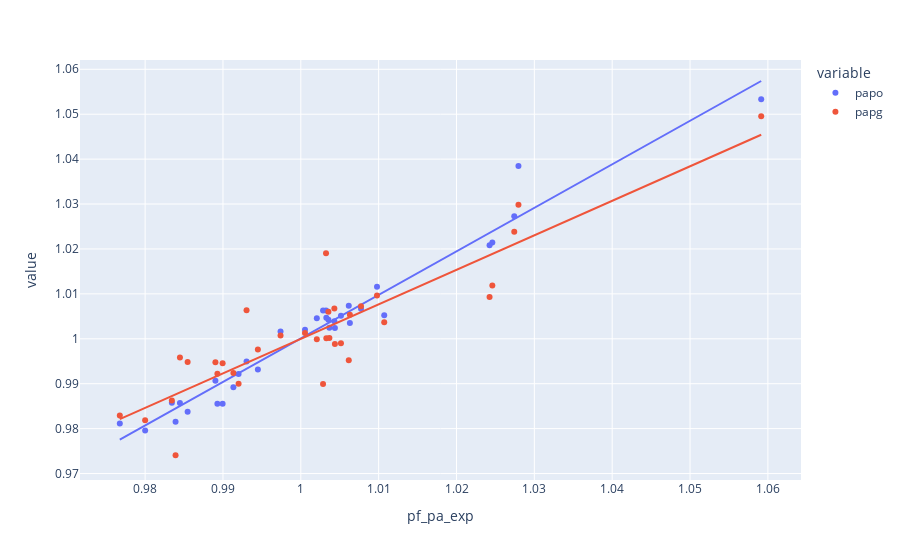

Notebook source saved alongside this figure:
### Code cell
# How does the adjusted-OBP estimate of PA adjustment do against observed PA/out and PA/game?
px.scatter(pfs.reset_index(), y=['papo', 'papg'], x='pf_pa_exp', trendline="ols", hover_name='park_id')

### Figure 1 — Plotly figure (JSON) as saved in the notebook; plotly's stock layout.template omitted (floating-point values rounded to 4 significant figures)
{"data": [{"hovertemplate": "<b>%{hovertext}</b><br><br>variable=papo<br>pf_pa_exp=%{x}<br>value=%{y}<extra></extra>", "hovertext": ["ANA01", "ARL02", "ARL03", "ATL02", "ATL03", "BAL12", "BOS07", "BUF05", "CHI11", "CHI12", "CIN09", "CLE08", "DEN02", "DET05", "HOU03", "KAN06", "LOS03", "MIA01", "MIA02", "MIL06", "MIN04", "NYC20", "NYC21", "OAK01", "PHI13", "PHO01", "PIT08", "SAN02", "SEA03", "SFO03", "STL10", "STP01", "TOR02", "WAS11"], "legendgroup": "papo", "marker": {"color": "#636efa", "symbol": "circle"}, "mode": "markers", "name": "papo", "orientation": "v", "showlegend": true, "type": "scatter", "x": [0.9845, 1.027, 1.028, 0.9974, 1.006, 1.004, 1.025, 1.024, 1.004, 1.003, 1.004, 1.004, 1.059, 1.005, 0.989, 1.006, 0.9839, 1.003, 0.99, 1.002, 1.008, 0.9767, 1.003, 0.9893, 0.993, 1.01, 0.9945, 0.9855, 0.98, 0.9913, 0.992, 0.9834, 1.001, 1.011], "xaxis": "x", "y": [0.9857, 1.027, 1.038, 1.002, 1.007, 1.004, 1.021, 1.021, 1.002, 1.005, 1.004, 1.002, 1.053, 1.005, 0.9907, 1.004, 0.9815, 1.006, 0.9856, 1.005, 1.007, 0.9812, 1.006, 0.9855, 0.9949, 1.012, 0.9932, 0.9837, 0.9796, 0.9892, 0.9922, 0.9858, 1.002, 1.005], "yaxis": "y"}, {"hovertemplate": "<b>OLS trendline</b><br>value = 0.969314 * pf_pa_exp + 0.0307546<br>R<sup>2</sup>=0.961779<br><br>variable=papo<br>pf_pa_exp=%{x}<br>value=%{y} <b>(trend)</b><extra></extra>", "legendgroup": "papo", "marker": {"color": "#636efa", "symbol": "circle"}, "mode": "lines", "name": "papo", "showlegend": false, "type": "scatter", "x": [0.9767, 0.98, 0.9834, 0.9839, 0.9845, 0.9855, 0.989, 0.9893, 0.99, 0.9913, 0.992, 0.993, 0.9945, 0.9974, 1.001, 1.002, 1.003, 1.003, 1.003, 1.004, 1.004, 1.004, 1.004, 1.005, 1.006, 1.006, 1.008, 1.01, 1.011, 1.024, 1.025, 1.027, 1.028, 1.059], "xaxis": "x", "y": [0.9775, 0.9807, 0.984, 0.9845, 0.985, 0.986, 0.9894, 0.9897, 0.9903, 0.9917, 0.9923, 0.9933, 0.9947, 0.9975, 1.001, 1.002, 1.003, 1.003, 1.003, 1.004, 1.004, 1.004, 1.004, 1.005, 1.006, 1.006, 1.008, 1.01, 1.01, 1.024, 1.024, 1.027, 1.027, 1.057], "yaxis": "y"}, {"hovertemplate": "<b>%{hovertext}</b><br><br>variable=papg<br>pf_pa_exp=%{x}<br>value=%{y}<extra></extra>", "hovertext": ["ANA01", "ARL02", "ARL03", "ATL02", "ATL03", "BAL12", "BOS07", "BUF05", "CHI11", "CHI12", "CIN09", "CLE08", "DEN02", "DET05", "HOU03", "KAN06", "LOS03", "MIA01", "MIA02", "MIL06", "MIN04", "NYC20", "NYC21", "OAK01", "PHI13", "PHO01", "PIT08", "SAN02", "SEA03", "SFO03", "STL10", "STP01", "TOR02", "WAS11"], "legendgroup": "papg", "marker": {"color": "#EF553B", "symbol": "circle"}, "mode": "markers", "name": "papg", "orientation": "v", "showlegend": true, "type": "scatter", "x": [0.9845, 1.027, 1.028, 0.9974, 1.006, 1.004, 1.025, 1.024, 1.004, 1.003, 1.004, 1.004, 1.059, 1.005, 0.989, 1.006, 0.9839, 1.003, 0.99, 1.002, 1.008, 0.9767, 1.003, 0.9893, 0.993, 1.01, 0.9945, 0.9855, 0.98, 0.9913, 0.992, 0.9834, 1.001, 1.011], "xaxis": "x", "y": [0.9958, 1.024, 1.03, 1.001, 0.9952, 1.007, 1.012, 1.009, 0.9988, 1.0, 1.006, 1.0, 1.05, 0.999, 0.9948, 1.005, 0.9741, 1.019, 0.9946, 0.9999, 1.007, 0.9829, 0.9899, 0.9922, 1.006, 1.01, 0.9976, 0.9948, 0.9819, 0.9924, 0.99, 0.9863, 1.001, 1.004], "yaxis": "y"}, {"hovertemplate": "<b>OLS trendline</b><br>value = 0.768674 * pf_pa_exp + 0.231298<br>R<sup>2</sup>=0.801064<br><br>variable=papg<br>pf_pa_exp=%{x}<br>value=%{y} <b>(trend)</b><extra></extra>", "legendgroup": "papg", "marker": {"color": "#EF553B", "symbol": "circle"}, "mode": "lines", "name": "papg", "showlegend": false, "type": "scatter", "x": [0.9767, 0.98, 0.9834, 0.9839, 0.9845, 0.9855, 0.989, 0.9893, 0.99, 0.9913, 0.992, 0.993, 0.9945, 0.9974, 1.001, 1.002, 1.003, 1.003, 1.003, 1.004, 1.004, 1.004, 1.004, 1.005, 1.006, 1.006, 1.008, 1.01, 1.011, 1.024, 1.025, 1.027, 1.028, 1.059], "xaxis": "x", "y": [0.9821, 0.9846, 0.9872, 0.9876, 0.988, 0.9888, 0.9915, 0.9917, 0.9923, 0.9933, 0.9938, 0.9946, 0.9957, 0.998, 1.0, 1.002, 1.002, 1.002, 1.002, 1.003, 1.003, 1.003, 1.003, 1.004, 1.005, 1.005, 1.006, 1.007, 1.008, 1.019, 1.019, 1.021, 1.021, 1.045], "yaxis": "y"}], "layout": {"legend": {"title": {"text": "variable"}, "tracegroupgap": 0}, "margin": {"t": 60}, "xaxis": {"anchor": "y", "domain": [0, 1], "title": {"text": "pf_pa_exp"}}, "yaxis": {"anchor": "x", "domain": [0, 1], "title": {"text": "value"}}}}
